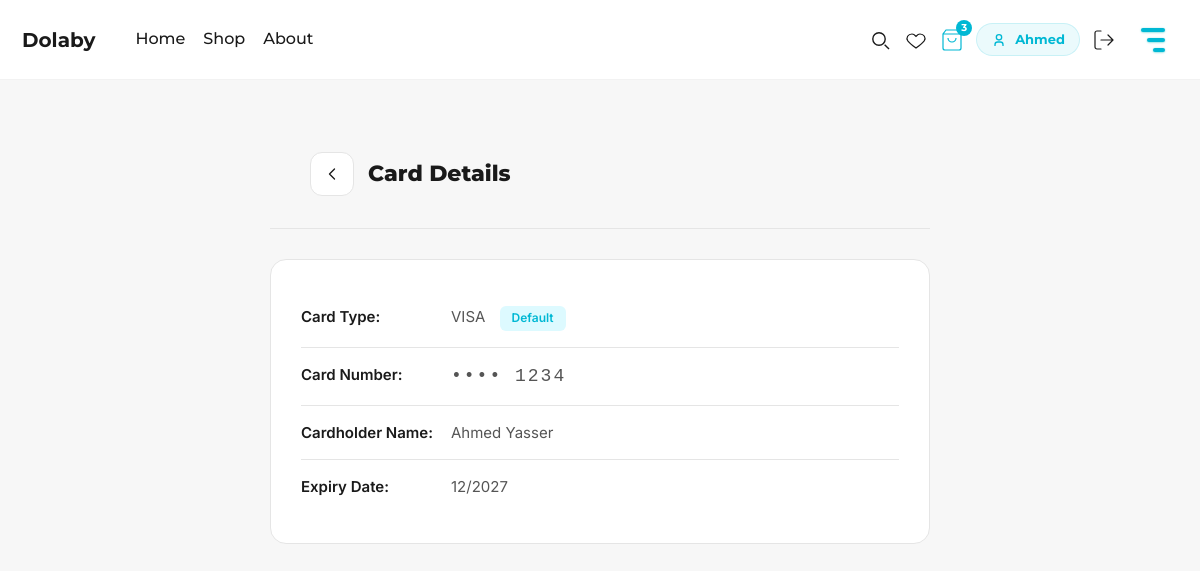
/account/viewcard?id=1 (signed in), run on the app's committed database.
### tables this page shows
CREATE TABLE payment_methods (
    payment_method_id INT PRIMARY KEY AUTO_INCREMENT,
    user_id INT NOT NULL,
    card_type ENUM('VISA', 'MasterCard', 'American Express', 'Other') NOT NULL,
    last_four_digits VARCHAR(4) NOT NULL,
    cardholder_name VARCHAR(255),
    expiry_month INT,
    expiry_year INT,
    is_default BOOLEAN DEFAULT FALSE,
    created_at TIMESTAMP DEFAULT CURRENT_TIMESTAMP,
    updated_at TIMESTAMP DEFAULT CURRENT_TIMESTAMP ON UPDATE CURRENT_TIMESTAMP,
    FOREIGN KEY (user_id) REFERENCES users(user_id) ON DELETE CASCADE,
    INDEX idx_user_id (user_id),
    INDEX idx_is_default (is_default)
);

### includes.php (called while the page is built, shortened)
<?php
if (!class_exists('Database')) {
class Database
{
    public static function connect(): PDO
    {
        $dsn = sprintf(
            'mysql:host=%s;port=%s;dbname=%s;charset=utf8mb4',
            DB_HOST,
            DB_PORT,
            DB_NAME
        );
        $pdo = new PDO($dsn, DB_USER, DB_PASS, [
            PDO::ATTR_ERRMODE => PDO::ERRMODE_EXCEPTION,
            PDO::ATTR_DEFAULT_FETCH_MODE => PDO::FETCH_ASSOC,
            PDO::ATTR_EMULATE_PREPARES => false
        ]);
        return $pdo;
    }
}
}
if (!class_exists('PaymentMethodRepository')) {
class PaymentMethodRepository
{
    private $pdo;
    public function __construct()
    {
        $this->pdo = Database::connect();
    }
    public function getById(int $paymentMethodId, int $userId): ?array
    {
        $sql = "SELECT payment_method_id, card_type, last_four_digits, cardholder_name, expiry_month, expiry_year, is_default FROM payment_methods WHERE payment_method_id = :payment_method_id AND user_id = :user_id";
        $stmt = $this->pdo->prepare($sql);
        $stmt->execute([
            'payment_method_id' => $paymentMethodId,
            'user_id' => $userId
        ]);
        $result = $stmt->fetch();
        return $result ?: null;
    }
}
}

### php/viewcard.php (the view, shortened to what this page needs)
<?php
require_once __DIR__ . '/../includes.php';
require_once __DIR__ . '/../header_functions.php';
$cardId = isset($_GET['id']) ? (int)$_GET['id'] : 0;
$paymentMethodRepository = new PaymentMethodRepository();
$card = $paymentMethodRepository->getById($cardId, $_SESSION['user_id']);
?>
<div class="view-card-page">
  <div class="topbar">
    <div class="container">
      <div class="top-left">
        <a class="back" href="<?= BASE_URL ?>/account/paymentmethod" aria-label="Back">
          <svg viewBox="0 0 24 24" fill="none">
            <path d="M15 18L9 12l6-6" stroke-width="1.6" stroke-linecap="round" stroke-linejoin="round" />
          </svg>
        </a>
        <div class="title">Card Details</div>
      </div>
    </div>
  </div>
  <div class="card-details-card">
    <div class="detail-row">
      <div class="detail-label">Card Type:</div>
      <div class="detail-value">
        <?= htmlspecialchars($card['card_type']) ?>
        <?php if ($card['is_default']): ?>
          <span class="default-badge">Default</span>
        <?php endif; ?>
      </div>
    </div>
    <div class="detail-row">
      <div class="detail-label">Card Number:</div>
      <div class="detail-value card-number-display">•••• <?= htmlspecialchars($card['last_four_digits']) ?></div>
    </div>
    <div class="detail-row">
      <div class="detail-label">Cardholder Name:</div>
      <div class="detail-value"><?= htmlspecialchars($card['cardholder_name'] ?? '') ?></div>
    </div>
    <div class="detail-row">
      <div class="detail-label">Expiry Date:</div>
      <div class="detail-value">
        <?= str_pad($card['expiry_month'], 2, '0', STR_PAD_LEFT) ?>/<?= $card['expiry_year'] ?>
      </div>
    </div>
  </div>
</div>
</body>
</html>

### assets/styles.css (style rules this page uses)
:root { --teal-600: #00B8D4; --teal-500: #0098B3; --teal-300: #6ED7D9; --white: #FFFFFF; --dark: #1A1A1A; --muted: #6B7280; --divider: #E5E5E5; --bg: #F7F7F7; --panel: #FFFFFF; --success: #16A34A; --warning: #F59E0B; --danger: #DC2626; --kpi-light-gray: #888; --font-brand: "Montserrat", sans-serif; --font-ui: "Inter", system-ui, -apple-system, "Segoe UI", Roboto, "Helvetica Neue", Arial; --content-max: 1100px; --max-width: 1200px; --chart-height: 300px; --radius: 12px; --card-radius: 14px; --shadow: 0 12px 30px rgba(16,24,32,0.06); }
*, *::before, *::after { box-sizing: border-box; }
html, body { height: 100%; margin: 0; font-family: var(--font-ui); background: var(--bg); color: var(--dark); -webkit-font-smoothing: antialiased; -moz-osx-font-smoothing: grayscale; line-height: 1.4; }
a { color: inherit; text-decoration: none; }
svg { display: block; }
.container { max-width: var(--content-max); margin: 0 auto; padding: 0 20px; width: 100%; }
.topbar { display: flex; align-items: center; justify-content: space-between; gap: 12px; padding: 18px 0; padding-bottom: 18px; border-bottom: 15px solid #00eeff00; margin-bottom: 0; width: 100%; background: #F6F6F6; }
.topbar .container { display: flex; align-items: center; justify-content: flex-start; gap: 20px; }
.left, .top-left { display: flex; align-items: center; gap: 14px; }
.back, .back-btn { display: inline-flex; align-items: center; gap: 10px; padding: 10px; border-radius: 12px; background: var(--panel); border: 1px solid var(--divider); }
.page-title, .title { font-family: var(--font-brand); font-weight: 700; font-size: 26px; color: var(--dark); }
.title { font-weight: 800; font-size: 22px; }
@media (min-width: 768px) { .container { height: 72px; } }
:root { font-family: "Poppins", system-ui, -apple-system, "Segoe UI", Roboto, "Helvetica Neue", Arial; box-sizing: border-box; }
*, *::before, *::after { box-sizing: inherit; }
html, body { height: 100%; margin: 0; padding: 0; background: #ffffff; color: #000; }
.topbar, .page-inner, .main, main { background: transparent !important; box-shadow: none !important; }
:root { --teal-600: #00B8D4; --teal-500: #0098B3; --teal-300: #6ED7D9; --white: #FFFFFF; --dark: #1A1A1A; --muted: #6B7280; --divider: #E5E5E5; --bg: #F7F7F7; --panel: #FFFFFF; --font-brand: "Montserrat", sans-serif; --font-ui: "Inter", system-ui, -apple-system, "Segoe UI", Roboto, "Helvetica Neue", Arial; --content-max: 1100px; }
html, body { height: 100%; margin: 0; background: var(--bg); color: var(--dark); font-family: var(--font-ui); -webkit-font-smoothing: antialiased; -moz-osx-font-smoothing: grayscale; }
.container { max-width: var(--content-max); margin: 0 auto; width: 100%; }
.topbar { display: flex; align-items: center; justify-content: space-between; gap: 12px; padding-bottom: 18px; border-bottom: 1px solid var(--divider); margin-bottom: 0; }
.top-left { display: flex; align-items: center; gap: 14px; }
.title { font-family: var(--font-brand); font-weight: 800; font-size: 22px; color: var(--dark); }

### data on the page
payment_methods: card_type "VISA", last_four_digits "1234", cardholder_name "Ahmed Yasser", expiry_month "12", expiry_year "2027"

### other printed values
$cartCount "3"
explode(' ', trim($_SESSION['user_name']))[0] "Ahmed"
